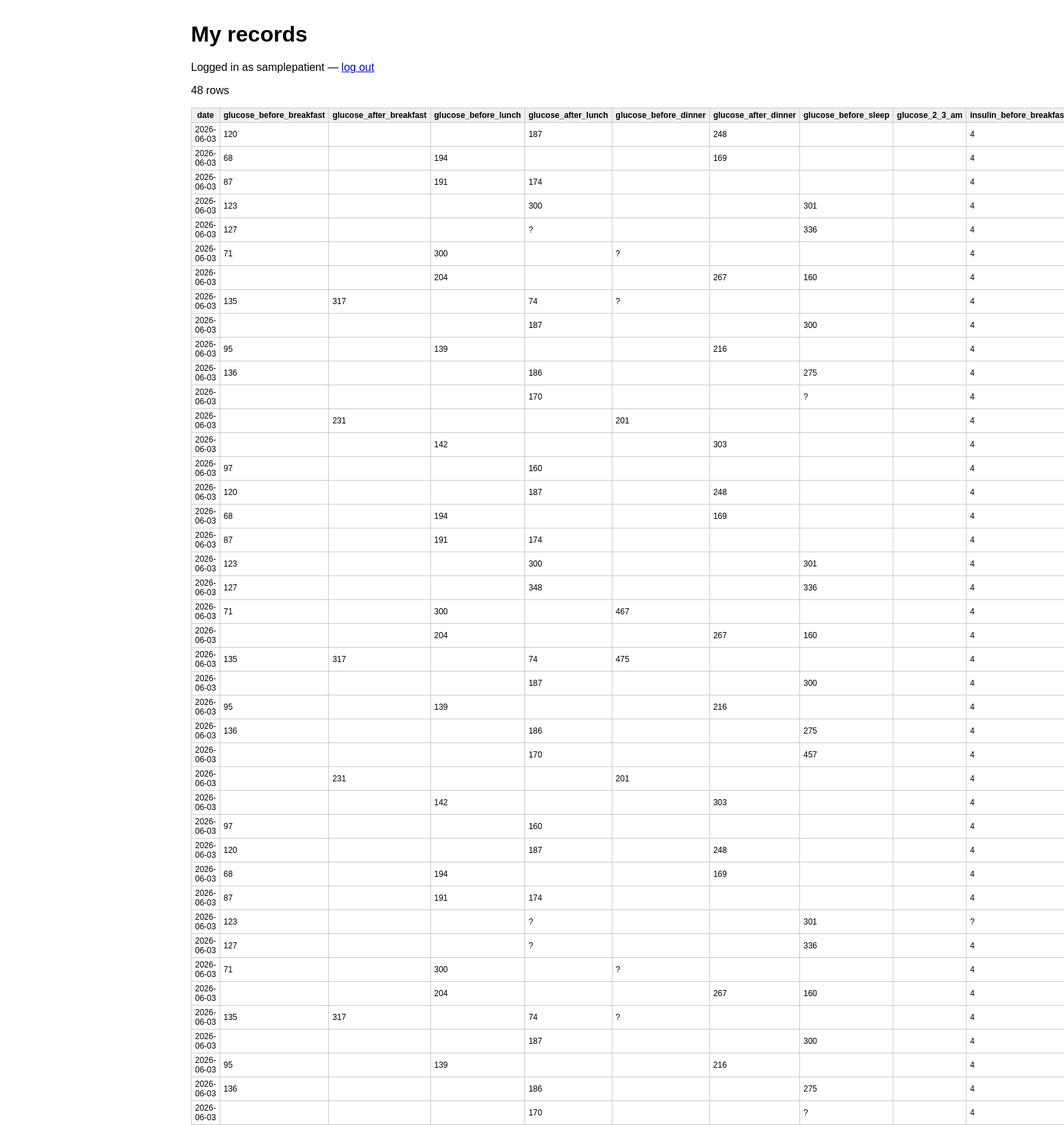
Page /patient (signed in, upper part) on the committed database.
### tables this page shows
CREATE TABLE readings (
    date TEXT,

    glucose_before_breakfast   TEXT,
    glucose_after_breakfast    TEXT,
    glucose_before_lunch       TEXT,
    glucose_after_lunch        TEXT,
    glucose_before_dinner      TEXT,
    glucose_after_dinner       TEXT,
    glucose_before_sleep       TEXT,
    glucose_2_3_am             TEXT,

    insulin_before_breakfast   TEXT,
    insulin_before_lunch       TEXT,
    insulin_before_dinner      TEXT,
    insulin_before_sleep       TEXT,
    insulin_2_3_am             TEXT
, center_id INTEGER, entered_by INTEGER, patient_id INTEGER);

### app.py (the view)
@app.route("/patient")
def patient_home():
    if session.get("role") != "patient":
        return redirect("/login")
    conn = db()
    readings = conn.execute(
        "SELECT * FROM readings WHERE patient_id = ? ORDER BY date",
        (session["patient_id"],)).fetchall()
    conn.close()
    return render_template("patient_portal.html", readings=readings)

### app.py (called while the page is built)
def db():
    conn = sqlite3.connect("diabetes.db")
    conn.row_factory = sqlite3.Row
    return conn

### templates/patient_portal.html (shortened to what this page needs)
<!DOCTYPE html>
<html>
<head><title>My records</title>
</head>
<body>
  <h1>My records</h1>
  <p>Logged in as {{ session['username'] }} — <a href="/logout">log out</a></p>
  <p>{{ readings|length }} rows</p>
  <table>
    {% if readings %}
      <tr>{% for col in readings[0].keys() %}<th>{{ col }}</th>{% endfor %}</tr>
      {% for r in readings %}
        <tr>{% for col in readings[0].keys() %}<td>{{ r[col] }}</td>{% endfor %}</tr>
      {% endfor %}
    {% else %}
      <tr><td>No records yet.</td></tr>
    {% endif %}
  </table>
</body>
</html>

### templates/patient_portal.html (style rules this page uses)
body { font-family: sans-serif; max-width: 1000px; margin: 2rem auto; }
table { border-collapse: collapse; font-size: 12px; margin-top: 1rem; }
th, td { border: 1px solid #ccc; padding: 3px 5px; }
th { background: #f0f0f0; }

### rows in the picture
readings: date "2026-06-03" "120" "187" "248" "4"
readings: date "2026-06-03" "68" "194" "169" "4"
readings: date "2026-06-03" "87" "191" "174" "4"
readings: date "2026-06-03" "123" "300" "301" "4"
readings: date "2026-06-03" "127" "?" "336" "4"
readings: date "2026-06-03" "71" "300" "?" "4"
readings: date "2026-06-03" "204" "267" "160" "4"
readings: date "2026-06-03" "135" "317" "74" "?" "4"
readings: date "2026-06-03" "187" "300" "4"
readings: date "2026-06-03" "95" "139" "216" "4"
readings: date "2026-06-03" "136" "186" "275" "4"
readings: date "2026-06-03" "170" "?" "4"
readings: date "2026-06-03" "231" "201" "4"
readings: date "2026-06-03" "142" "303" "4"
readings: date "2026-06-03" "97" "160" "4"
readings: date "2026-06-03" "120" "187" "248" "4"
readings: date "2026-06-03" "68" "194" "169" "4"
readings: date "2026-06-03" "87" "191" "174" "4"
readings: date "2026-06-03" "123" "300" "301" "4"
readings: date "2026-06-03" "127" "348" "336" "4"
readings: date "2026-06-03" "71" "300" "467" "4"
readings: date "2026-06-03" "204" "267" "160" "4"
readings: date "2026-06-03" "135" "317" "74" "475" "4"
readings: date "2026-06-03" "187" "300" "4"
readings: date "2026-06-03" "95" "139" "216" "4"
readings: date "2026-06-03" "136" "186" "275" "4"
readings: date "2026-06-03" "170" "457" "4"
readings: date "2026-06-03" "231" "201" "4"
readings: date "2026-06-03" "142" "303" "4"
readings: date "2026-06-03" "97" "160" "4"
readings: date "2026-06-03" "120" "187" "248" "4"
readings: date "2026-06-03" "68" "194" "169" "4"
readings: date "2026-06-03" "87" "191" "174" "4"
readings: date "2026-06-03" "123" "?" "301" "?"
readings: date "2026-06-03" "127" "?" "336" "4"
readings: date "2026-06-03" "71" "300" "?" "4"
readings: date "2026-06-03" "204" "267" "160" "4"
readings: date "2026-06-03" "135" "317" "74" "?" "4"
readings: date "2026-06-03" "187" "300" "4"
readings: date "2026-06-03" "95" "139" "216" "4"
readings: date "2026-06-03" "136" "186" "275" "4"
readings: date "2026-06-03" "170" "?" "4"

### other values in the picture
{{ session['username'] }} "samplepatient"
{{ readings|length }} "48"
{{ col }} "date" "glucose_before_breakfast" "glucose_after_breakfast" "glucose_before_lunch" "glucose_after_lunch" "glucose_before_dinner" "glucose_after_dinner" "glucose_before_sleep" "glucose_2_3_am"
